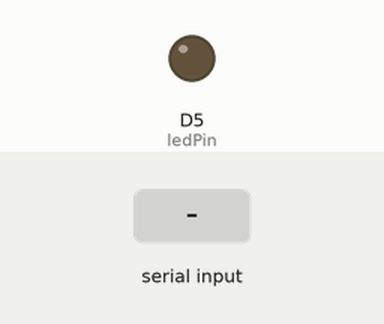
Simulated run of this program. Board: Arduino Nano 33 IoT. Parts: output pins drawn as LEDs (lit = HIGH). The test bench sets the inputs (shaded band). What the program prints to the serial monitor is not drawn.

Above: at 1.2 s.
1.3 s: "90,45\n" received over Serial
At 2.5 s:
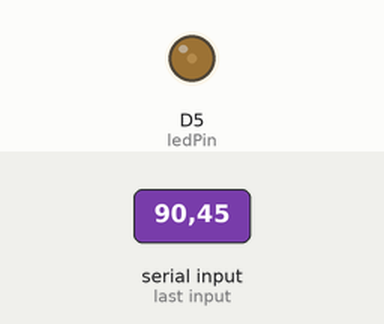
2.8 s: "30,150\n" received over Serial
At 3.7 s:
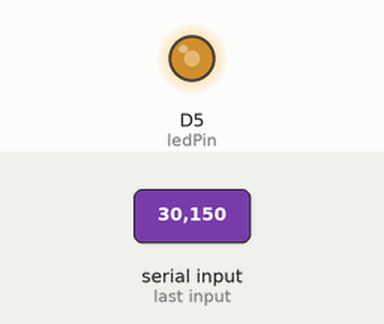
4.3 s: "200\n" received over Serial
At 4.8 s:
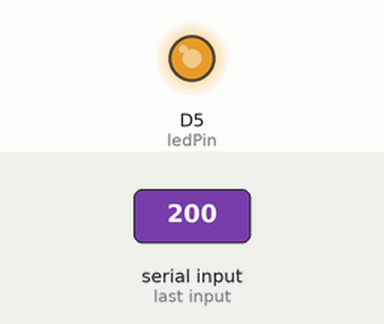
5.8 s: "90\n" received over Serial
At 7.2 s:
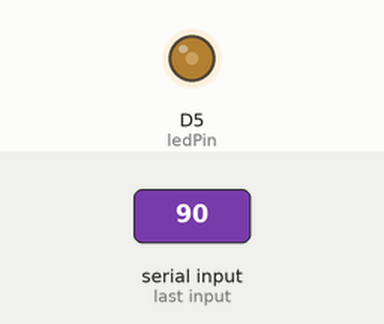
Timing chart, 0 to 8.3 s (numbered marks = the images above; inputs shaded):
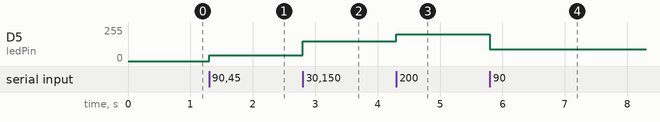

The program:

main.cpp
```cpp
#include <Arduino.h>

//
// Intro to Asynchronous Serial Communications
// https://itp.nyu.edu/physcomp/lab-intro-to-serial-communications/
//

// const int switchPin = 2; // digital input

// void setup() {
//    // start serial port at 9600 bps:
//    Serial.begin(9600);
//    pinMode(switchPin, INPUT);

//    // Handshake
//    while (Serial.available() <= 0) {
//      Serial.println("hello"); // send a starting message
//      delay(300);              // wait 1/3 second
//    }
// }

// Sending data in many formats (https://itp.nyu.edu/physcomp/lab-intro-to-serial-communications/#send-the-data-in-many-formats)
// void loop() {
// // read analog input, map it to make the range 0-255:
// int analogValue = analogRead(A0);
// int mappedValue = map(analogValue, 0, 1023, 0, 255);
// Serial.println(mappedValue);

// // print different formats:
// Serial.write(mappedValue);  // Print the raw binary value
// Serial.print('\t');             // print a tab
// // print ASCII-encoded values:
// Serial.print(mappedValue, BIN); // print ASCII-encoded binary value
// Serial.print('\t');             // print a tab
// Serial.print(mappedValue);      // print decimal value
// Serial.print('\t');             // print a tab
// Serial.print(mappedValue, HEX); // print hexadecimal value
// Serial.print('\t');             // print a tab
// Serial.print(mappedValue, OCT); // print octal value
// Serial.println();               // print linefeed and carriage return

// delay(50);
// }

// void loop() {
//    if (Serial.available()) {
//       Serial.print(analogRead(A0));
//       Serial.print(",");

//       Serial.print(analogRead(A1));
//       Serial.print(",");

//       Serial.println(digitalRead(switchPin));

//       delay(50);
//    }
// }

//
// Serial Input to p5.js Using the p5.webserial Library
// https://itp.nyu.edu/physcomp/labs/labs-serial-communication/lab-webserial-input-to-p5-js/
//

// Sending binary data
// void setup() {
//   Serial.begin(9600); // initialize serial communications
// }

// void loop() {
//   // read the input pin:
//   int potentiometer = analogRead(A0);
//   // remap the pot value to fit in 1 byte:
//   int mappedPot = map(potentiometer, 0, 1023, 0, 255);
//   // print it out the serial port:
//   Serial.write(mappedPot);
//   // slight delay to stabilize the ADC:
//   delay(1);
// }

// Sending ASCII data
// void setup() {
//    Serial.begin(9600); // initialize serial communications
// }

// void loop() {
//    int potentiometer = analogRead(A0);                  // read the input pin
//    int mappedPot = map(potentiometer, 0, 1023, 0, 255); // remap the pot value to fit in 1 byte
//    Serial.println(potentiometer);                           // print it out the serial port
//    delay(1);                                            // slight delay to stabilize the ADC
// }

//
// Serial Output From p5.js Using the p5.webserial Library
// https://itp.nyu.edu/physcomp/labs/labs-serial-communication/lab-webserial-output-from-p5-js/
//

// Binary data
// void setup() {
//   Serial.begin(9600);     // initialize serial communications
//   pinMode(5, OUTPUT);
// }

// void loop() {
//   if (Serial.available() > 0) { // if there's serial data available
//     int inByte = Serial.read();   // read it
//     Serial.write(inByte);         // send it back out as raw binary data
//     analogWrite(5, inByte);       // use it to set the LED brightness
//     // if you're using a speaker instead of an LED, uncomment line below  and comment out the previous line:
//     //  tone(5, inByte*10);     // play tone on pin 5
//   }
// }

// ASCII data
const int ledPin = 5; // the pin that the LED is attached to
int incomingByte;     // a variable to read incoming serial data into

void setup() {
  Serial.begin(9600);    // initialize serial communications
  Serial.setTimeout(10); // set the timeout for parseInt
  pinMode(5, OUTPUT);
}

void loop() {
  if (Serial.available() > 0) { // if there's serial data available
    int inByte = Serial.parseInt(); // read it
    if (inByte > 0) {
      Serial.write(inByte);      // send it back out as raw binary data
      analogWrite(5, inByte);    // use it to set the LED brightness
      // if you're using a speaker instead of an LED, uncomment line below  and comment out the previous line:
      //  tone(5, inByte*10);     // play tone on pin 5
    }
  }
}
```

Measured:
- after the input at 1.3 s, D5 (ledPin): 0/255 → 45/255 at once
- after the input at 2.8 s, D5 (ledPin): 45/255 → 150/255 at once
- after the input at 4.3 s, D5 (ledPin): 150/255 → 200/255 at once
- after the input at 5.8 s, D5 (ledPin): 200/255 → 90/255 at once
